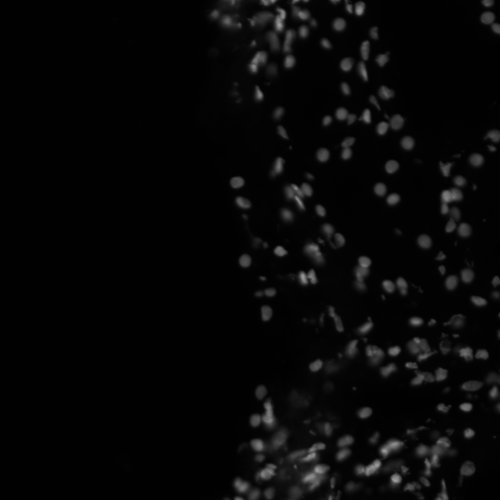
#> input picture Nuclei Segmentation/Image Processing/fig1.jpg, 500 x 500 px; the run also reads 2 pictures not shown here
$ python Nuclei_Segmentation.py
#> lines starting #> are read from the running program, lines starting #| are printed output that depends on the picture; after the words box and inside, x2 and y2 are one past the last pixel; in counts of white or black regions, pixels touching at a corner belong together
# Packages used

import skimage.io as sk
import numpy as np
import cv2
from PIL import Image
import matplotlib.pyplot as plt
import seaborn as sns
from scipy.stats import sem, t
from scipy import mean
from skimage.filters import sobel
from skimage.segmentation import watershed
from scipy import ndimage as ndi
import time
import datetime


# ## Vanderbilt methodology


# Load image 500 by 500 size

img=cv2.imread('fig1.jpg', cv2.IMREAD_GRAYSCALE)
#> img is the input picture: shape (500, 500); min 0, max 161, mean 7.3
img_array=np.array(img)

img_array.shape


# plot original image

plt.imshow(img_array, cmap='gray')


# Gaussian Blur

img_blur = cv2.GaussianBlur(img_array,(3,3),2)
cv2.imwrite('fig-gaussian.jpg',img_blur)
plt.imshow(img_blur, cmap='gray')


# ### Paramters used
#
# 2 pixel sigma

# Thresholding

thresh = cv2.threshold(img_blur, 0, 255, cv2.THRESH_BINARY_INV + cv2.THRESH_OTSU)[1]
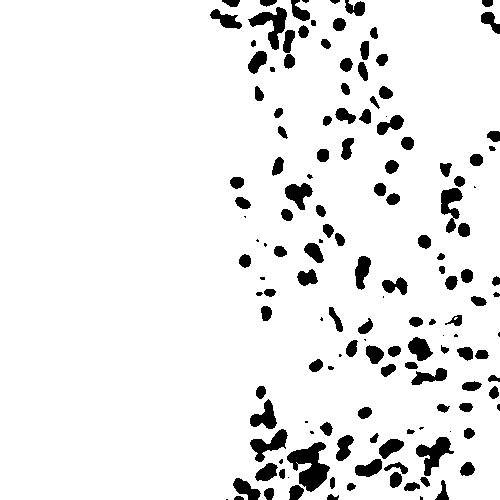
#> thresh: shape (500, 500); 92.3% white; 146 black regions (25 under 20 px), largest, box (x1, y1, x2, y2) and area: (287, 442, 330, 492) 1114, (248, 7, 287, 50) 662, (416, 437, 454, 476) 655
plt.imshow(thresh, cmap='gray')
cv2.imwrite('fig-threshold.jpg',thresh)

# Perform connected component labeling
n_labels, labels, stats, centroids = cv2.connectedComponentsWithStats(thresh, connectivity=4)
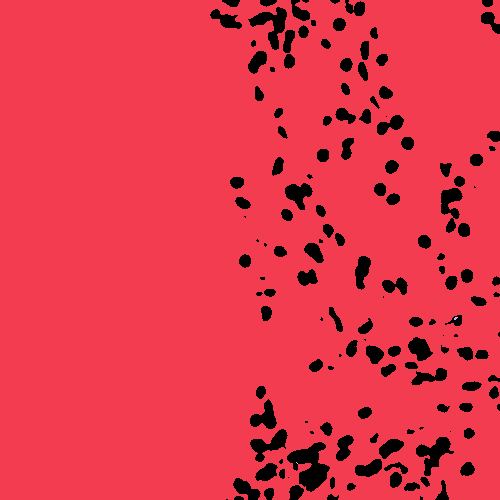
#> labels: shape (500, 500) int32; 5 distinct labels, from 0 to 4; one colour per label, 0 black
#> n_labels = 5; stats = [[210, 0, 290, 500, 19225], [0, 0, 500, 500, 230765], [454, 317, 4, 3, 8], [296, 462, 1, 1, 1], [297, 463, 1, 1, 1]]; centroids = [[353.7, 275.5], [240.8, 247.3], [455.2, 317.9], [296, 462], [297, 463]]

# Create false color image and color background black
colors = np.random.randint(0, 255, size=(n_labels, 3), dtype=np.uint8)
#> colors = [[172, 10, 127], [140, 47, 170], [196, 151, 117], [166, 22, 183], [192, 204, 33]]
colors[0] = [0, 0, 0]  # for cosmetic reason we want the background black
false_colors = colors[labels]

plt.imshow(false_colors, cmap='gray')


# Load Segmentation result using ImageJ

segment=cv2.imread('fig1-1.tif Segmented.jpg', cv2.IMREAD_GRAYSCALE)
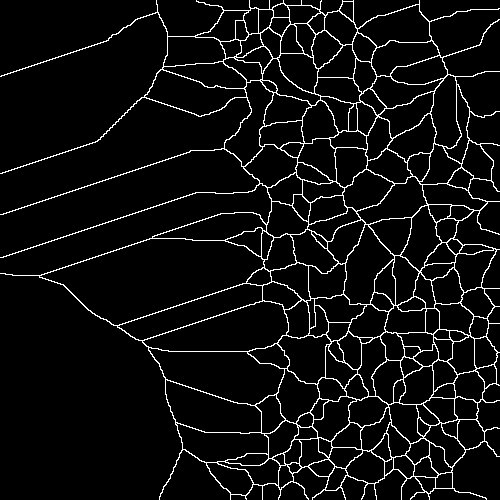
#> input picture Nuclei Segmentation/Image Processing/fig1-1.tif Segmented.jpg, 500 x 500 px
#> segment is the input picture: shape (500, 500); min 0, max 255, mean 16.2
segment_array=np.array(segment)

plt.imshow(segment_array, cmap='gray')


# Interesect Particle Segmentation and Threshold Image

intersect=cv2.add(thresh,segment_array)

plt.imshow(intersect, cmap='gray')
cv2.imwrite('fig-vanderbilt.jpg',intersect)


# finding local maxima

img_max = ndi.maximum_filter(img_blur, size=20, mode='constant')
plt.imshow(img_max, cmap='gray')
cv2.imwrite('fig-find_maxima.jpg',img_max)


# ### Parameters used
# Size : 20

# Interesect Particle Segmentation and Threshold Image

intersect1 =cv2.add(thresh, img_max)
plt.imshow(intersect1, cmap='gray')
cv2.imwrite('fig-vanderbilt1.jpg',intersect)


# ## Image Normalization

# ### Method 1 : Normalize Histogram


# Load two different image

img1 = cv2.imread('./Histogram normalization/img-1.jpg', cv2.IMREAD_GRAYSCALE)
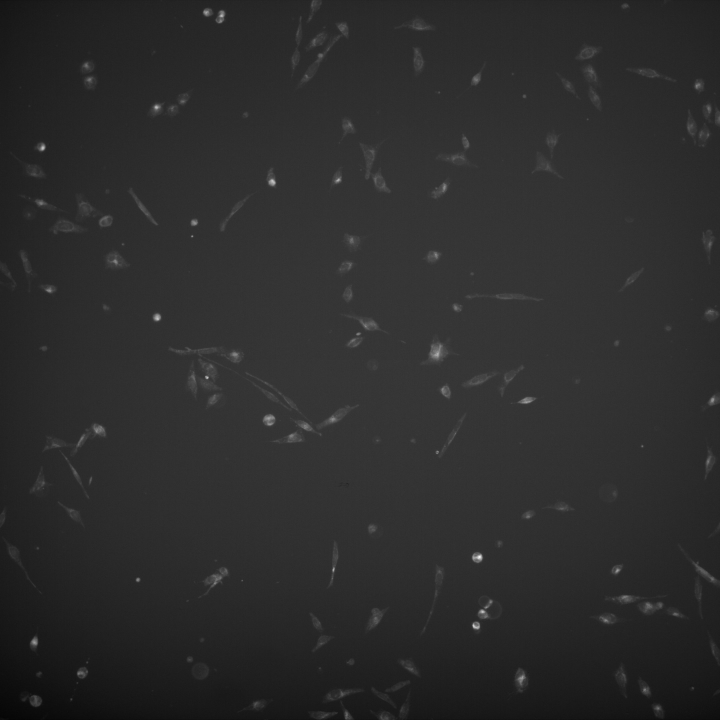
#> input picture Nuclei Segmentation/Image Processing/Histogram normalization/img-1.jpg, 2160 x 2160 px (shown at 1/3 size)
#> img1 is the input picture: shape (2160, 2160); min 2, max 255, mean 44.7
img2 = cv2.imread('./Histogram normalization/img-2.jpg', cv2.IMREAD_GRAYSCALE)


# plot img1
plt.imshow(img1, cmap='gray')


# plot img2
plt.imshow(img2, cmap='gray')


# histogram function

def get_histogram(img):
  '''
  calculate the normalized histogram of an image
  '''
  height, width = img.shape
#> height = 2160; width = 2160
  hist = [0.0] * 256
  for i in range(height):
    for j in range(width):
      hist[img[i, j]]+=1
  return np.array(hist)/(height*width)

hist1 = get_histogram(img1)
#> hist1 = 256 values, max 0.0569 at index 51, min 0 at index 0, mean 0.00391
hist2 = get_histogram(img2)
#> hist2 = 256 values, max 0.532 at index 1, min 0 at index 157, mean 0.00391


# historgram plot of img1
plt.bar(np.arange(256), hist1)

# histogram of img2
plt.bar(np.arange(256), hist2)

# Normalized function

def get_cumulative_sums(hist):
  '''
  find the cumulative sum of a numpy array
  '''
  return [sum(hist[:i+1]) for i in range(len(hist))]

def normalize_histogram(img):
  # calculate the image histogram
  hist = get_histogram(img)
#> hist has the same summary as hist1 outside normalize_histogram
  # get the cumulative distribution function
  cdf = np.array(get_cumulative_sums(hist))
#> cdf = 256 values from 0 to 1
  # determine the normalization values for each unit of the cdf
  sk = np.uint8(255 * cdf)
#> sk = 256 values from 0 to 255
  # normalize the normalization values
  height, width = img.shape
#> height = 2160; width = 2160
  Y = np.zeros_like(img)
  for i in range(0, height):
    for j in range(0, width):
      Y[i, j] = sk[img[i, j]]
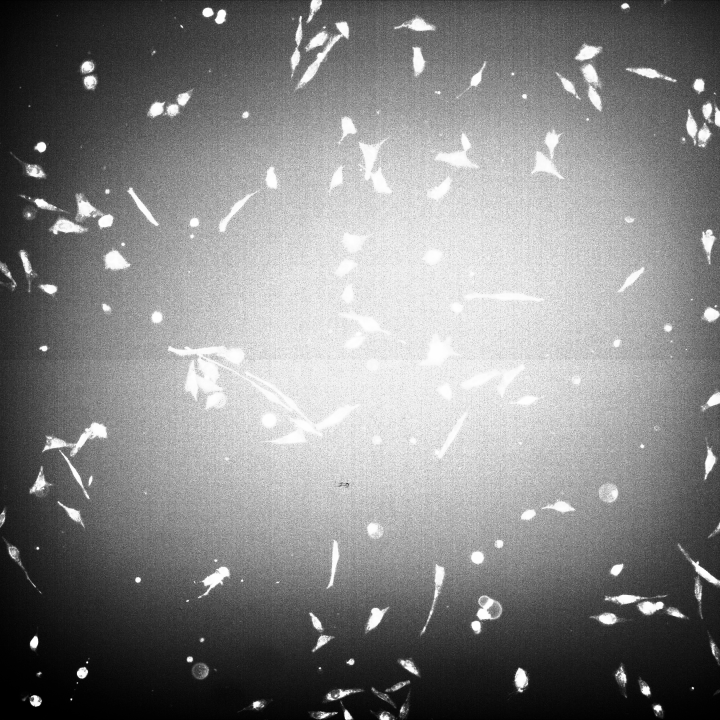
#> Y: shape (2160, 2160) (shown at 1/3 size); min 0, max 255, mean 131.7
  # optionally, get the new histogram for comparison
  new_hist = get_histogram(Y)
#> new_hist = 256 values, max 0.0569 at index 203, min 0 at index 6, mean 0.00391
  # return the transformed image
  return Y


# get normalized image

img1_normal = normalize_histogram(img1)
img2_normal = normalize_histogram(img2)
#> in normalize_histogram (call 2), `hist = get_histogram(img)`: hist has the same summary as hist2 outside normalize_histogram
#> in normalize_histogram (call 2), `cdf = np.array(get_cumulative_sums(hist))`: cdf = 256 values from 0.00224 to 1
#> in normalize_histogram (call 2), `sk = np.uint8(255 * cdf)`: sk = 256 values from 0 to 254
#> after the loop in normalize_histogram (call 2), `for i in range(0, height):`:
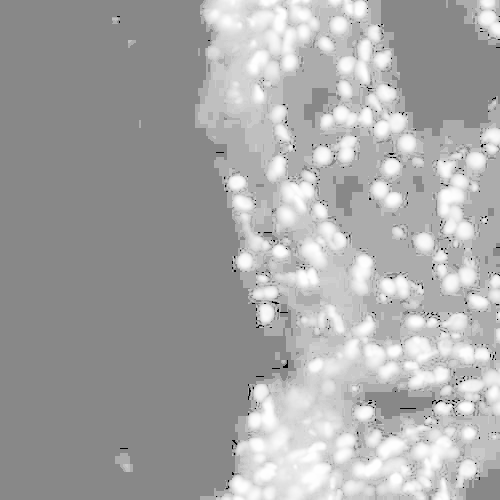
#> Y: shape (500, 500); min 0, max 254, mean 166.9
#> in normalize_histogram (call 2), `new_hist = get_histogram(Y)`: new_hist = 256 values, max 0.532 at index 136, min 0 at index 1, mean 0.00391


# plot normalized img1
plt.imshow(img1_normal, cmap='gray')
cv2.imwrite('./Histogram normalization/img_normal1.jpg',img1_normal)


# plot normalized img2
plt.imshow(img2_normal, cmap='gray')
cv2.imwrite('./Histogram normalization/img_normal2.jpg',img2_normal)


# Gaussian Blur

img_blur1 = cv2.GaussianBlur(img1_normal,(3,3),5)
img_blur2 = cv2.GaussianBlur(img2_normal,(3,3),5)


# #### Parameters used
#
# 5 pixel sigma


plt.imshow(img_blur1, cmap='gray')
cv2.imwrite('./Histogram normalization/img_blur1.jpg',img_blur1)

plt.imshow(img_blur2, cmap='gray')
cv2.imwrite('./Histogram normalization/img_blur2.jpg',img_blur2)


# finding local maxima of img1

img_max1 = ndi.maximum_filter(img_blur1, size=20, mode='constant')
plt.imshow(img_max1, cmap='gray')
cv2.imwrite('./Histogram normalization/img_max1.jpg',img_max1)


# finding local maxima of img2

img_max2 = ndi.maximum_filter(img_blur2, size=20, mode='constant')
plt.imshow(img_max2, cmap='gray')
cv2.imwrite('./Histogram normalization/img_max2.jpg',img_max2)


# #### Parameters used
#
# Size = 20

# #### Auto Thresholding


# #### Manual Thresholding


# historgram plot of img1_normal
hist_normal1 = get_histogram(img1_normal)
#> hist_normal1 = 256 values, max 0.0569 at index 203, min 0 at index 6, mean 0.00391
plt.bar(np.arange(256), hist_normal1)


# historgram plot of img2_normal
hist_normal2 = get_histogram(img2_normal)
#> hist_normal2 has the same summary as new_hist in normalize_histogram
plt.bar(np.arange(256), hist_normal2)


# Manual Thresholding
t = 252
img1_thres = img_blur1.copy()
img2_thres = img_blur2.copy()

# Setting threshold for img1
img1_thres[img1_thres > t] = 255
#> img1_thres: shape (2160, 2160); min 0, max 255, mean 131.7
img1_thres[img1_thres <= t] = 0
#> img1_thres: shape (2160, 2160); 0.74% white; 267 white regions (133 under 20 px), largest, box (x1, y1, x2, y2) and area: (1287, 1027, 1344, 1084) 2121, (1078, 958, 1134, 990) 1017, (788, 1243, 826, 1278) 1011

# Setting threshold for img2
img2_thres[img2_thres > t] = 255
#> img2_thres: shape (500, 500); min 0, max 255, mean 166.9
img2_thres[img2_thres <= t] = 0
#> img2_thres: shape (500, 500); 0.57% white; 49 white regions (26 under 20 px), largest, box (x1, y1, x2, y2) and area: (304, 467, 324, 485) 158, (360, 461, 380, 474) 109, (382, 442, 399, 454) 98


plt.imshow(img1_thres, cmap='gray')
cv2.imwrite('./Histogram normalization/img_thresh1.jpg',img1_thres)


plt.imshow(img2_thres, cmap='gray')
cv2.imwrite('./Histogram normalization/img_thresh2.jpg',img2_thres)


# #### Testing on 5 different images


# Load 5 different image

im1 = cv2.imread('./Histogram Normalization/17551483-1.jpg', cv2.IMREAD_GRAYSCALE)
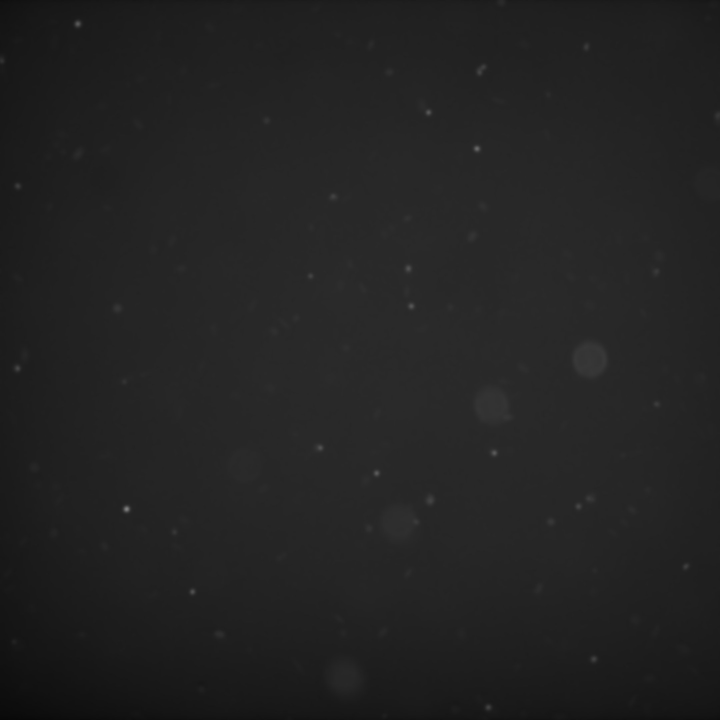
#> input picture Nuclei Segmentation/Image Processing/Histogram normalization/17551483-1.jpg, 2160 x 2160 px, found by its file name (shown at 1/3 size)
#> im1 is the input picture: shape (2160, 2160); min 8, max 131, mean 34.9
im2 = cv2.imread('./Histogram Normalization/17551485-1.jpg', cv2.IMREAD_GRAYSCALE)
im3 = cv2.imread('./Histogram Normalization/17551487-1.jpg', cv2.IMREAD_GRAYSCALE)


# ### Method 2: Normalize image brightness

# ### Testing on 3 different images


# brightness calculation
c1, r1 = im1.shape
#> c1 = 2160; r1 = 2160
b1 = np.sum(im1) / (255 * c1 * r1)
#> b1 = 0.137

c2, r2 = im2.shape
#> c2 = 2160; r2 = 2160
b2 = np.sum(im2) / (255 * c2 * r2)
#> b2 = 0.119

#> (the run stopped early here; a loop or call above may not have finished)
